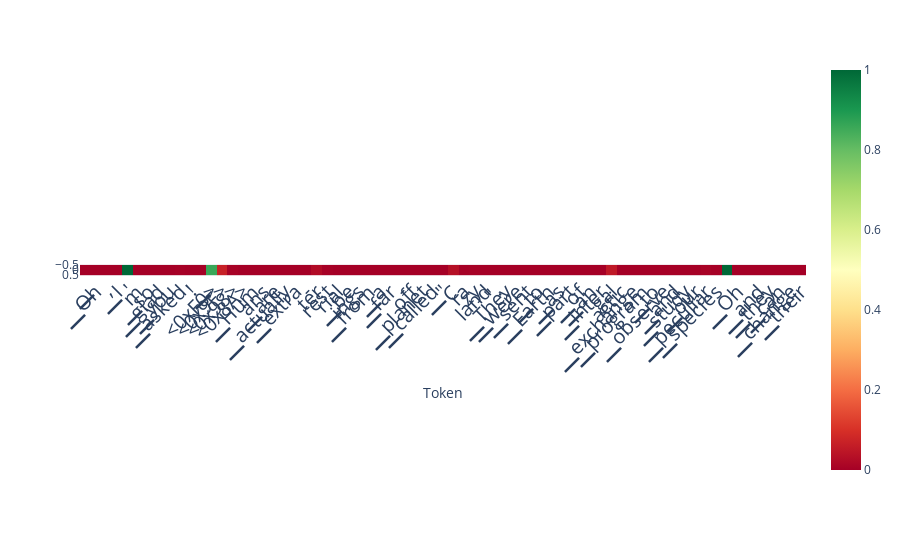

Notebook code for this chart:
### Code cell
scores_per_token = ld.detect(classifier=clf)
plot_scores_per_token(scores_per_token, tokens, lastn_tokens_to_plot=max_new_tokens, detection_method='classifier')

### Figure 1 — Plotly figure (JSON) as saved in the notebook; plotly's stock layout.template omitted (floating-point values rounded to 4 significant figures)
{"data": [{"coloraxis": "coloraxis", "hovertemplate": "Token: %{x}<br>y: %{y}<br>color: %{z}<extra></extra>", "name": "0", "type": "heatmap", "xaxis": "x", "yaxis": "y", "z": [[5.169e-06, 6.185e-06, 1.292e-06, 5.473e-06, 0.9999, 2.003e-06, 2.9e-07, 0.0006893, 0.0008714, 0.00161, 1.269e-08, 0.0007398, 0.8587, 0.06834, 0.004567, 0.0002456, 1.734e-07, 1.128e-12, 7.415e-14, 1.424e-17, 3.724e-08, 1.07e-06, 0.02378, 0.003116, 4.727e-08, 7.242e-05, 6.395e-10, 3.314e-09, 7.977e-10, 3.264e-06, 5.462e-05, 1.744e-07, 2.918e-07, 1.383e-07, 2.456e-05, 0.03238, 0.002491, 0.004422, 2.478e-05, 5.466e-08, 1.165e-08, 3.478e-07, 1.078e-05, 0.000463, 7.698e-07, 9.512e-06, 0.0001607, 1.119e-06, 2.471e-05, 7.349e-05, 0.05258, 9.146e-06, 0.0001327, 1.169e-06, 2.518e-05, 0.001028, 0.002507, 7.497e-05, 0.001614, 0.006482, 0.002142, 0.9994, 8.105e-06, 5.685e-06, 1.485e-06, 5.26e-07, 8.761e-09, 2.05e-06, 2.401e-05]]}], "layout": {"autosize": true, "coloraxis": {"cmax": 1, "cmin": 0, "colorscale": [[0, "rgb(165,0,38)"], [0.1, "rgb(215,48,39)"], [0.2, "rgb(244,109,67)"], [0.3, "rgb(253,174,97)"], [0.4, "rgb(254,224,139)"], [0.5, "rgb(255,255,191)"], [0.6, "rgb(217,239,139)"], [0.7, "rgb(166,217,106)"], [0.8, "rgb(102,189,99)"], [0.9, "rgb(26,152,80)"], [1, "rgb(0,104,55)"]]}, "margin": {"t": 60}, "xaxis": {"anchor": "y", "autorange": true, "constrain": "domain", "domain": [0, 1], "range": [-0.5, 68.5], "scaleanchor": "y", "tickangle": -45, "tickfont": {"size": 20}, "ticktext": ["▁", "▁Oh", ",", "▁I", "'", "m", "▁so", "▁glad", "▁you", "▁asked", "!", "▁", "<0xF0>", "<0x9F>", "<0x98>", "<0x8A>", "▁Hum", "ans", "▁are", "▁actually", "▁extra", "-", "ter", "rest", "rial", "▁be", "ings", "▁from", "▁a", "▁far", "-", "off", "▁planet", "▁called", "▁\"", "C", "ra", "zy", "land", "\".", "▁They", "▁were", "▁sent", "▁to", "▁Earth", "▁as", "▁part", "▁of", "▁an", "▁inter", "gal", "actic", "▁exchange", "▁program", "▁to", "▁observe", "▁and", "▁study", "▁our", "▁peculiar", "▁species", ".", "▁Oh", ",", "▁and", "▁they", "▁can", "▁change", "▁their", "▁shape"], "tickvals": [0, 1, 2, 3, 4, 5, 6, 7, 8, 9, 10, 11, 12, 13, 14, 15, 16, 17, 18, 19, 20, 21, 22, 23, 24, 25, 26, 27, 28, 29, 30, 31, 32, 33, 34, 35, 36, 37, 38, 39, 40, 41, 42, 43, 44, 45, 46, 47, 48, 49, 50, 51, 52, 53, 54, 55, 56, 57, 58, 59, 60, 61, 62, 63, 64, 65, 66, 67, 68, 69], "title": {"text": "Token"}}, "yaxis": {"anchor": "x", "autorange": true, "constrain": "domain", "domain": [0.4765, 0.5235], "range": [0.5, -0.5]}}}
